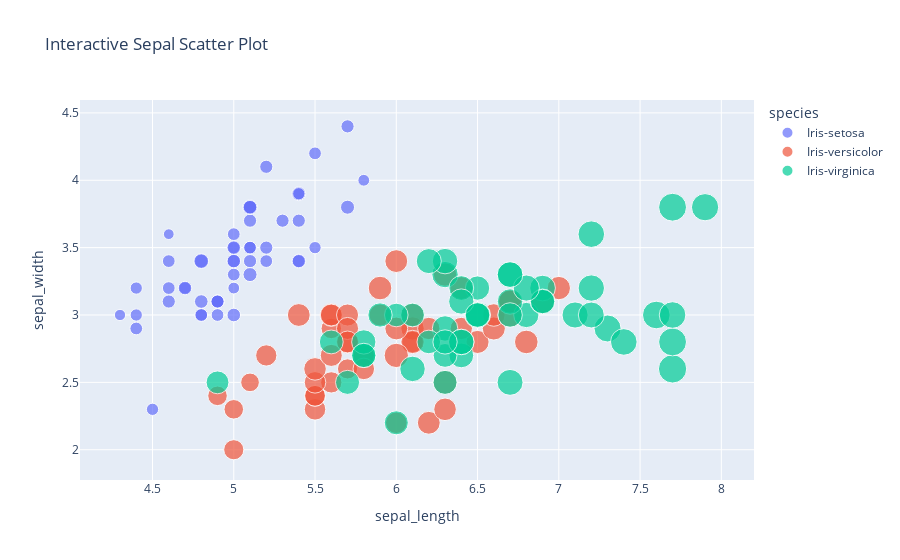

The notebook cell saved with this chart:
### Code cell
#scatter plot, it is an interactive plot
fig = px.scatter(df, x="sepal_length", y="sepal_width", color="species",
                 size="petal_length", hover_data=["petal_width"],
                 title="Interactive Sepal Scatter Plot")
fig.show()

### Figure 1 — Plotly figure (JSON) as saved in the notebook; plotly's stock layout.template omitted (floating-point values rounded to 4 significant figures)
{"data": [{"customdata": [[0.2], [0.2], [0.2], [0.2], [0.2], [0.4], [0.3], [0.2], [0.2], [0.1], [0.2], [0.2], [0.1], [0.1], [0.2], [0.4], [0.4], [0.3], [0.3], [0.3], [0.2], [0.4], [0.2], [0.5], [0.2], [0.2], [0.4], [0.2], [0.2], [0.2], [0.2], [0.4], [0.1], [0.2], [0.1], [0.2], [0.2], [0.1], [0.2], [0.2], [0.3], [0.3], [0.2], [0.6], [0.4], [0.3], [0.2], [0.2], [0.2], [0.2]], "hovertemplate": "species=Iris-setosa<br>sepal_length=%{x}<br>sepal_width=%{y}<br>petal_length=%{marker.size}<br>petal_width=%{customdata[0]}<extra></extra>", "legendgroup": "Iris-setosa", "marker": {"color": "#636efa", "size": [1.4, 1.4, 1.3, 1.5, 1.4, 1.7, 1.4, 1.5, 1.4, 1.5, 1.5, 1.6, 1.4, 1.1, 1.2, 1.5, 1.3, 1.4, 1.7, 1.5, 1.7, 1.5, 1, 1.7, 1.9, 1.6, 1.6, 1.5, 1.4, 1.6, 1.6, 1.5, 1.5, 1.4, 1.5, 1.2, 1.3, 1.5, 1.3, 1.5, 1.3, 1.3, 1.3, 1.6, 1.9, 1.4, 1.6, 1.4, 1.5, 1.4], "sizemode": "area", "sizeref": 0.01725, "symbol": "circle"}, "mode": "markers", "name": "Iris-setosa", "orientation": "v", "showlegend": true, "type": "scatter", "x": [5.1, 4.9, 4.7, 4.6, 5, 5.4, 4.6, 5, 4.4, 4.9, 5.4, 4.8, 4.8, 4.3, 5.8, 5.7, 5.4, 5.1, 5.7, 5.1, 5.4, 5.1, 4.6, 5.1, 4.8, 5, 5, 5.2, 5.2, 4.7, 4.8, 5.4, 5.2, 5.5, 4.9, 5, 5.5, 4.9, 4.4, 5.1, 5, 4.5, 4.4, 5, 5.1, 4.8, 5.1, 4.6, 5.3, 5], "xaxis": "x", "y": [3.5, 3, 3.2, 3.1, 3.6, 3.9, 3.4, 3.4, 2.9, 3.1, 3.7, 3.4, 3, 3, 4, 4.4, 3.9, 3.5, 3.8, 3.8, 3.4, 3.7, 3.6, 3.3, 3.4, 3, 3.4, 3.5, 3.4, 3.2, 3.1, 3.4, 4.1, 4.2, 3.1, 3.2, 3.5, 3.1, 3, 3.4, 3.5, 2.3, 3.2, 3.5, 3.8, 3, 3.8, 3.2, 3.7, 3.3], "yaxis": "y"}, {"customdata": [[1.4], [1.5], [1.5], [1.3], [1.5], [1.3], [1.6], [1], [1.3], [1.4], [1], [1.5], [1], [1.4], [1.3], [1.4], [1.5], [1], [1.5], [1.1], [1.8], [1.3], [1.5], [1.2], [1.3], [1.4], [1.4], [1.7], [1.5], [1], [1.1], [1], [1.2], [1.6], [1.5], [1.6], [1.5], [1.3], [1.3], [1.3], [1.2], [1.4], [1.2], [1], [1.3], [1.2], [1.3], [1.3], [1.1], [1.3]], "hovertemplate": "species=Iris-versicolor<br>sepal_length=%{x}<br>sepal_width=%{y}<br>petal_length=%{marker.size}<br>petal_width=%{customdata[0]}<extra></extra>", "legendgroup": "Iris-versicolor", "marker": {"color": "#EF553B", "size": [4.7, 4.5, 4.9, 4, 4.6, 4.5, 4.7, 3.3, 4.6, 3.9, 3.5, 4.2, 4, 4.7, 3.6, 4.4, 4.5, 4.1, 4.5, 3.9, 4.8, 4, 4.9, 4.7, 4.3, 4.4, 4.8, 5, 4.5, 3.5, 3.8, 3.7, 3.9, 5.1, 4.5, 4.5, 4.7, 4.4, 4.1, 4, 4.4, 4.6, 4, 3.3, 4.2, 4.2, 4.2, 4.3, 3, 4.1], "sizemode": "area", "sizeref": 0.01725, "symbol": "circle"}, "mode": "markers", "name": "Iris-versicolor", "orientation": "v", "showlegend": true, "type": "scatter", "x": [7, 6.4, 6.9, 5.5, 6.5, 5.7, 6.3, 4.9, 6.6, 5.2, 5, 5.9, 6, 6.1, 5.6, 6.7, 5.6, 5.8, 6.2, 5.6, 5.9, 6.1, 6.3, 6.1, 6.4, 6.6, 6.8, 6.7, 6, 5.7, 5.5, 5.5, 5.8, 6, 5.4, 6, 6.7, 6.3, 5.6, 5.5, 5.5, 6.1, 5.8, 5, 5.6, 5.7, 5.7, 6.2, 5.1, 5.7], "xaxis": "x", "y": [3.2, 3.2, 3.1, 2.3, 2.8, 2.8, 3.3, 2.4, 2.9, 2.7, 2, 3, 2.2, 2.9, 2.9, 3.1, 3, 2.7, 2.2, 2.5, 3.2, 2.8, 2.5, 2.8, 2.9, 3, 2.8, 3, 2.9, 2.6, 2.4, 2.4, 2.7, 2.7, 3, 3.4, 3.1, 2.3, 3, 2.5, 2.6, 3, 2.6, 2.3, 2.7, 3, 2.9, 2.9, 2.5, 2.8], "yaxis": "y"}, {"customdata": [[2.5], [1.9], [2.1], [1.8], [2.2], [2.1], [1.7], [1.8], [1.8], [2.5], [2], [1.9], [2.1], [2], [2.4], [2.3], [1.8], [2.2], [2.3], [1.5], [2.3], [2], [2], [1.8], [2.1], [1.8], [1.8], [1.8], [2.1], [1.6], [1.9], [2], [2.2], [1.5], [1.4], [2.3], [2.4], [1.8], [1.8], [2.1], [2.4], [2.3], [1.9], [2.3], [2.5], [2.3], [1.9], [2], [2.3], [1.8]], "hovertemplate": "species=Iris-virginica<br>sepal_length=%{x}<br>sepal_width=%{y}<br>petal_length=%{marker.size}<br>petal_width=%{customdata[0]}<extra></extra>", "legendgroup": "Iris-virginica", "marker": {"color": "#00cc96", "size": [6, 5.1, 5.9, 5.6, 5.8, 6.6, 4.5, 6.3, 5.8, 6.1, 5.1, 5.3, 5.5, 5, 5.1, 5.3, 5.5, 6.7, 6.9, 5, 5.7, 4.9, 6.7, 4.9, 5.7, 6, 4.8, 4.9, 5.6, 5.8, 6.1, 6.4, 5.6, 5.1, 5.6, 6.1, 5.6, 5.5, 4.8, 5.4, 5.6, 5.1, 5.1, 5.9, 5.7, 5.2, 5, 5.2, 5.4, 5.1], "sizemode": "area", "sizeref": 0.01725, "symbol": "circle"}, "mode": "markers", "name": "Iris-virginica", "orientation": "v", "showlegend": true, "type": "scatter", "x": [6.3, 5.8, 7.1, 6.3, 6.5, 7.6, 4.9, 7.3, 6.7, 7.2, 6.5, 6.4, 6.8, 5.7, 5.8, 6.4, 6.5, 7.7, 7.7, 6, 6.9, 5.6, 7.7, 6.3, 6.7, 7.2, 6.2, 6.1, 6.4, 7.2, 7.4, 7.9, 6.4, 6.3, 6.1, 7.7, 6.3, 6.4, 6, 6.9, 6.7, 6.9, 5.8, 6.8, 6.7, 6.7, 6.3, 6.5, 6.2, 5.9], "xaxis": "x", "y": [3.3, 2.7, 3, 2.9, 3, 3, 2.5, 2.9, 2.5, 3.6, 3.2, 2.7, 3, 2.5, 2.8, 3.2, 3, 3.8, 2.6, 2.2, 3.2, 2.8, 2.8, 2.7, 3.3, 3.2, 2.8, 3, 2.8, 3, 2.8, 3.8, 2.8, 2.8, 2.6, 3, 3.4, 3.1, 3, 3.1, 3.1, 3.1, 2.7, 3.2, 3.3, 3, 2.5, 3, 3.4, 3], "yaxis": "y"}], "layout": {"autosize": true, "legend": {"itemsizing": "constant", "title": {"text": "species"}, "tracegroupgap": 0}, "title": {"text": "Interactive Sepal Scatter Plot"}, "xaxis": {"anchor": "y", "autorange": true, "domain": [0, 1], "range": [4.064, 8.178], "title": {"text": "sepal_length"}, "type": "linear"}, "yaxis": {"anchor": "x", "autorange": true, "domain": [0, 1], "range": [1.661, 4.674], "title": {"text": "sepal_width"}, "type": "linear"}}}
